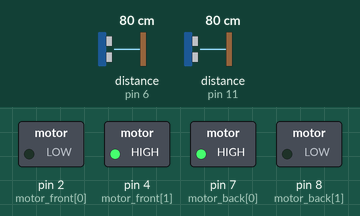
Recording of a sketch running on a simulated Arduino Mega 2560, built with avr-gcc and run on an emulated ATmega2560. Parts: switched loads named in the sketch (green lamp = pin HIGH). Dashed ring = blinking. The inputs (shaded band) are chosen by the test bench; at power-on: distance to the obstacle (sensors on pin 6, pin 11) 80 cm. The echo pulse lasts 58.3 µs per cm.

Above: at 1.2 s.
1.3 s: distance to the obstacle (sensor on pin 6) set to 19 cm
2.8 s: distance to the obstacle (sensor on pin 6) set to 15 cm
At 3.4 s:
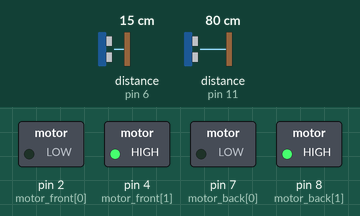
At 4.4 s:
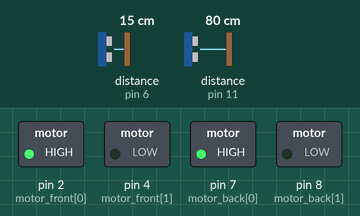
5.8 s: distance to the obstacle (sensor on pin 6) set to 8 cm
7.9 s: distance to the obstacle (sensor on pin 6) set to 5 cm
At 8.9 s:
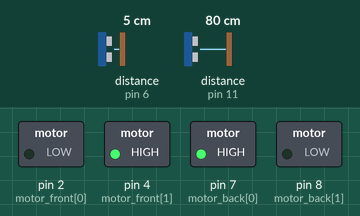
9.8 s: distance to the obstacle (sensor on pin 11) set to 28 cm
11.3 s: distance to the obstacle (sensor on pin 11) set to 22 cm
At 12.6 s:
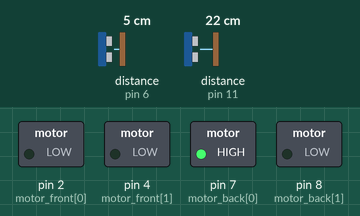
Timing chart, 0 to 13.8 s (numbered marks = the images above; inputs shaded):
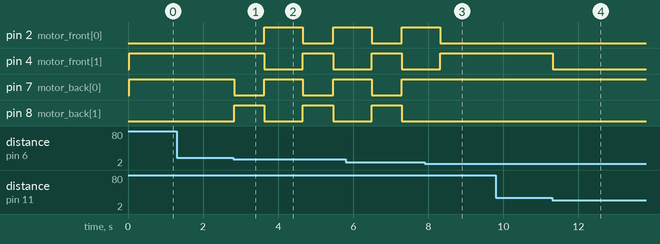

Measured:
- the behaviour switches between 18 and 17 cm on distance to the obstacle (sensor on pin 6) (found by bisection; images 0 and 1)
- the behaviour switches between 7 and 6 cm on distance to the obstacle (sensor on pin 6) (found by bisection; images 2 and 3)
- the behaviour switches between 26 and 25 cm on distance to the obstacle (sensor on pin 11) (found by bisection; images 3 and 4)
- after the input at 1.3 s, every drawn part: stays the same
- after the input at 2.8 s, pin 2 (motor_front[0]): LOW → HIGH after 0.83 s, → LOW 1.0 s later, → HIGH 0.80 s later; pin 4 (motor_front[1]): HIGH → LOW after 0.83 s, → HIGH 1.0 s later, → LOW 0.80 s later
- after the input at 7.9 s, pin 2 (motor_front[0]): goes on until 8.3 s, then stays LOW; pin 4 (motor_front[1]): goes on until 8.3 s, then stays HIGH; pin 7 (motor_back[0]): stays HIGH (without the input it goes to LOW after 0.41 s); pin 8 (motor_back[1]): stays LOW (without the input it goes to HIGH after 0.41 s)
- after the input at 9.8 s, every drawn part: stays the same
- after the input at 11.3 s, pin 4 (motor_front[1]): HIGH → LOW at once

The sketch:

robotCar_Expert.ino
```cpp
// (licence header left out)
//variable declaration

#include <NewPing.h>

#define SONAR_NUM     2 // Number or sensors.
#define MAX_DISTANCE 800 // Maximum distance to ping. Edit the distance as needed.
#define PING_INTERVAL 33 // Milliseconds between sensor pings (29ms is about the min to avoid cross-sensor echo).
#define trigPin1 5 // yellow wire
#define echoPin1 6 // white wire
#define trigPin2 10 //Yellow wire
#define echoPin2 11 //White wire
//if the car's wheels are going backwards. Edit these pins as needed
const int motor_front[] = {2, 4}; //Front Pins
const int motor_back[] = {7, 8}; //Rear Pins
int rangeFront = 0;
int rangeWall = 0;
//rangeF[1] results from pins 9 and 6
//rangeF[2] results from pins 12 and 13
//int wayToClose = 800;

NewPing sonar[SONAR_NUM] = {     // Sensor object array.
  NewPing(trigPin1, echoPin1, MAX_DISTANCE), //Front
  NewPing(trigPin2, echoPin2, MAX_DISTANCE) //Side
};//endArray


void setup() {
  // initialize serial communication:
  Serial.begin(9600);
  // Setup motors
  int i;
  //setting up the motor contols
  for(i = 0; i < 2; i++){
    pinMode(motor_back[i], OUTPUT);
    pinMode(motor_front[i], OUTPUT);
    //setting up the SRF05
  }//end for
  pinMode(trigPin1, OUTPUT);
  pinMode(echoPin1, INPUT);
  digitalWrite(trigPin1, LOW);

  pinMode(trigPin2, OUTPUT);
  pinMode(echoPin2, INPUT);
  digitalWrite(trigPin2, LOW);

}//endVoid

//////////////////////////////////////////////////////////Edit these as needed
int toCloseWall = 1000;
int toFarWall = 1500;
int toCloseFront = 1000;
//////////////////////////////////////////////////////////Edit these as needed

void loop(){
//-------------Main Program

Main:
  rangeFront = readRangeFront();
  rangeWall = readRangeWall();

  if (rangeFront <= 400){
    rangeFront = 3000;
  }//endif
  if(rangeWall <= 400){
    rangeWall = 3000;
  }//endif

//                                  The Debugger Code. Uncomment this if you're having issues with the distance sensors.
//                                  Make sure to comment out the main code below this debugger.
//                                  Serial.print(rangeFront);
//                                  Serial.print(" Front");
//                                  Serial.println();
//                                  delay(500);
//                                  Serial.print(rangeWall);
//                                  Serial.print(" Wall");
//                                  Serial.println();
//                                  delay(500);

//More debugging code is down there if you want to mess with it.
 if (rangeFront < toCloseFront){
    drive_backward();
//  Serial.print(" Drive Back");
    turn_right();
//  Serial.print(" Right Turn");
//  Serial.println();
    delay(800);
    drive_forward();
    turn_left();
    delay(1000);
    goto Main;
  }//endif
  if(rangeWall > toCloseWall && rangeWall < toFarWall){
    drive_forward();
    no_turn();
//  Serial.print(" Drive Forward");
//  Serial.println();
    goto Main;
  }//endeif
  if (rangeWall < toCloseWall){
    turn_left();
//  Serial.print(" Turn Left");
    drive_forward();
//  Serial.print(" Drive Forward");
//  Serial.println();
    goto Main;
  }//endif
  if (rangeWall > toFarWall){
    turn_right();
//  Serial.print(" Turn Right");
    drive_forward();
//  Serial.print(" Drive Forward");
//  Serial.println();
    goto Main;
  }//endif
}//endVoid


//-------------Subroutines for the motor control
void no_turn(){
digitalWrite(motor_front[0],LOW);
digitalWrite(motor_front[1],LOW);
}
void motor_stop(){
digitalWrite(motor_back[0], LOW);
digitalWrite(motor_back[1], LOW);
digitalWrite(motor_front[0], LOW);
digitalWrite(motor_front[1],LOW);
}

void drive_forward(){
digitalWrite(motor_back[0], HIGH);
digitalWrite(motor_back[1], LOW);
}

void drive_backward(){
digitalWrite(motor_back[0], LOW);
digitalWrite(motor_back[1], HIGH);
}

void turn_left(){
digitalWrite(motor_front[0], HIGH);
digitalWrite(motor_front[1], LOW);
}

void turn_right(){
digitalWrite(motor_front[0], LOW);
digitalWrite(motor_front[1], HIGH);
}

//-------------SubRoutines for the SRF05 and SR04

int readRangeFront(){
//SRF05 Output
  delay(10);
  unsigned rangeFront = sonar[0].ping(); // Send ping to first array's sensor
  sonar[0].timer_stop();
  return rangeFront;
}

int readRangeWall(){
//SRF05 Output
  delay(10);
  unsigned rangeWall = sonar[1].ping(); // Send ping to second array's sensor
  sonar[1].timer_stop();
  return rangeWall;
}
```
